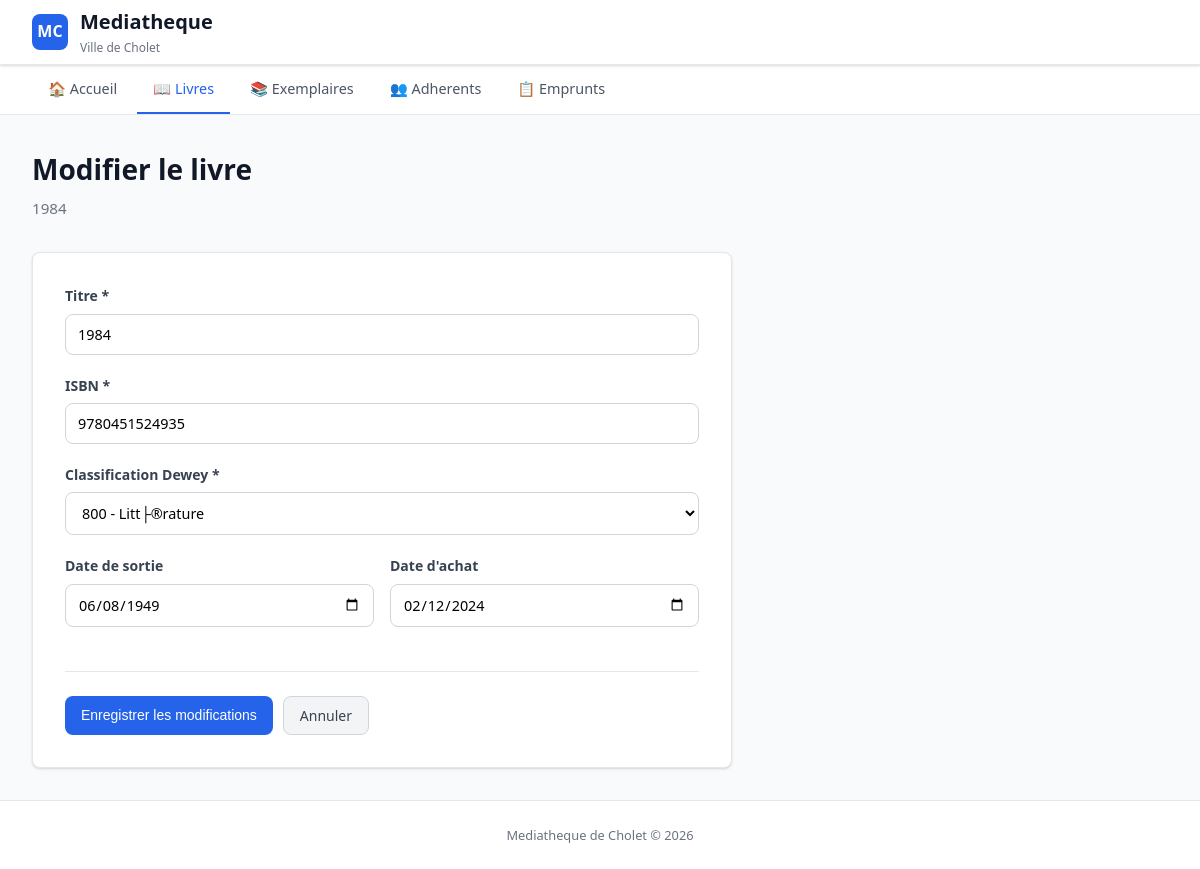
Page /livres/modifier.php?id=4 on the committed database.
### tables this page shows
CREATE TABLE `livre` (
  `Id_Livre` int NOT NULL AUTO_INCREMENT,
  `titre` varchar(50) DEFAULT NULL,
  `type_support` enum('papier','numerique','les deux') NOT NULL DEFAULT 'papier',
  `datesortie` date DEFAULT NULL,
  `isbn` varchar(50) DEFAULT NULL,
  `dateachat` date DEFAULT NULL,
  `codewey` varchar(50) NOT NULL,
  PRIMARY KEY (`Id_Livre`),
  KEY `codewey` (`codewey`),
  CONSTRAINT `livre_ibfk_1` FOREIGN KEY (`codewey`) REFERENCES `codedewey` (`codewey`)
);

CREATE TABLE `codedewey` (
  `codewey` varchar(50) NOT NULL,
  `libelledewey` varchar(50) DEFAULT NULL,
  PRIMARY KEY (`codewey`)
);

### livres/modifier.php (the view, shortened to what this page needs)
<?php
require_once __DIR__ . '/../config/database.php';
$id = intval($_GET['id'] ?? 0);
$stmt = $pdo->prepare("SELECT * FROM Livre WHERE Id_Livre = ?");
$stmt->execute([$id]);
$livre = $stmt->fetch();
$categories = $pdo->query("SELECT * FROM CODEDEWEY ORDER BY libelledewey ASC")->fetchAll();
$titre = $livre['titre'];
$isbn = $livre['isbn'];
$datesortie = $livre['datesortie'] ? date('Y-m-d', strtotime($livre['datesortie'])) : '';
$dateachat = $livre['dateachat'] ? date('Y-m-d', strtotime($livre['dateachat'])) : '';
$codewey = $livre['codewey'];
require_once __DIR__ . '/../includes/header.php';
?>
<h1>Modifier le livre</h1>
<p class="subtitle"><?php echo htmlspecialchars($livre['titre']); ?></p>
<div class="form-container">
    <form method="POST">
        <div class="form-group">
            <label for="titre">Titre *</label>
            <input type="text" id="titre" name="titre" value="<?php echo htmlspecialchars($titre); ?>" required>
        </div>
        <div class="form-group">
            <label for="isbn">ISBN *</label>
            <input type="text" id="isbn" name="isbn" value="<?php echo htmlspecialchars($isbn); ?>" required>
        </div>
        <div class="form-group">
            <label for="codewey">Classification Dewey *</label>
            <select id="codewey" name="codewey" required>
                <?php foreach ($categories as $cat): ?>
                    <option value="<?php echo htmlspecialchars($cat['codewey']); ?>" <?php echo $codewey === $cat['codewey'] ? 'selected' : ''; ?>>
                        <?php echo htmlspecialchars($cat['codewey'] . ' - ' . $cat['libelledewey']); ?>
                    </option>
                <?php endforeach; ?>
            </select>
        </div>
        <div class="form-row">
            <div class="form-group">
                <label for="datesortie">Date de sortie</label>
                <input type="date" id="datesortie" name="datesortie" value="<?php echo htmlspecialchars($datesortie); ?>">
            </div>
            <div class="form-group">
                <label for="dateachat">Date d'achat</label>
                <input type="date" id="dateachat" name="dateachat" value="<?php echo htmlspecialchars($dateachat); ?>">
            </div>
        </div>
        <div class="form-actions">
            <button type="submit" class="btn btn-primary">Enregistrer les modifications</button>
            <a href="consulter.php?id=<?php echo $id; ?>" class="btn btn-secondary">Annuler</a>
        </div>
    </form>
</div>
<?php require_once __DIR__ . '/../includes/footer.php'; ?>

### css/style.css (style rules this page uses)
* { margin: 0; padding: 0; box-sizing: border-box; }
:root { --primary: #2563eb; --primary-dark: #1d4ed8; --primary-light: #dbeafe; --danger: #dc2626; --danger-dark: #b91c1c; --danger-light: #fee2e2; --success: #16a34a; --success-light: #dcfce7; --warning: #f59e0b; --warning-light: #fef3c7; --gray-50: #f9fafb; --gray-100: #f3f4f6; --gray-200: #e5e7eb; --gray-300: #d1d5db; --gray-500: #6b7280; --gray-600: #4b5563; --gray-700: #374151; --gray-800: #1f2937; --gray-900: #111827; --radius: 8px; --shadow: 0 1px 3px rgba(0,0,0,0.1), 0 1px 2px rgba(0,0,0,0.06); --shadow-md: 0 4px 6px rgba(0,0,0,0.07), 0 2px 4px rgba(0,0,0,0.06); }
body { font-family: 'Segoe UI', system-ui, -apple-system, sans-serif; background: var(--gray-50); color: var(--gray-800); line-height: 1.6; min-height: 100vh; display: flex; flex-direction: column; }
h1 { font-size: 1.75rem; font-weight: 700; color: var(--gray-900); margin-bottom: 0.25rem; }
.subtitle { color: var(--gray-500); font-size: 0.95rem; margin-bottom: 2rem; }
.btn { display: inline-flex; align-items: center; gap: 6px; padding: 8px 16px; border: none; border-radius: var(--radius); font-size: 0.875rem; font-weight: 500; cursor: pointer; text-decoration: none; transition: all 0.15s ease; line-height: 1.5; }
.btn-primary { background: var(--primary); color: white; }
.btn-secondary { background: var(--gray-100); color: var(--gray-700); border: 1px solid var(--gray-300); }
.form-container { background: white; border: 1px solid var(--gray-200); border-radius: var(--radius); padding: 2rem; max-width: 700px; box-shadow: var(--shadow); }
.form-group { margin-bottom: 1.25rem; }
.form-group label { display: block; font-size: 0.875rem; font-weight: 600; color: var(--gray-700); margin-bottom: 6px; }
.form-group input, .form-group select, .form-group textarea { width: 100%; padding: 10px 12px; border: 1px solid var(--gray-300); border-radius: var(--radius); font-size: 0.9rem; font-family: inherit; transition: border-color 0.15s ease; background: white; }
.form-row { display: grid; grid-template-columns: 1fr 1fr; gap: 1rem; }
.form-actions { display: flex; gap: 10px; margin-top: 1.5rem; padding-top: 1.5rem; border-top: 1px solid var(--gray-200); }

### rows in the picture
livre: titre "1984", isbn "9780451524935", codewey "800 - Litt├®rature", datesortie "06/08/1949", dateachat "02/12/2024"
